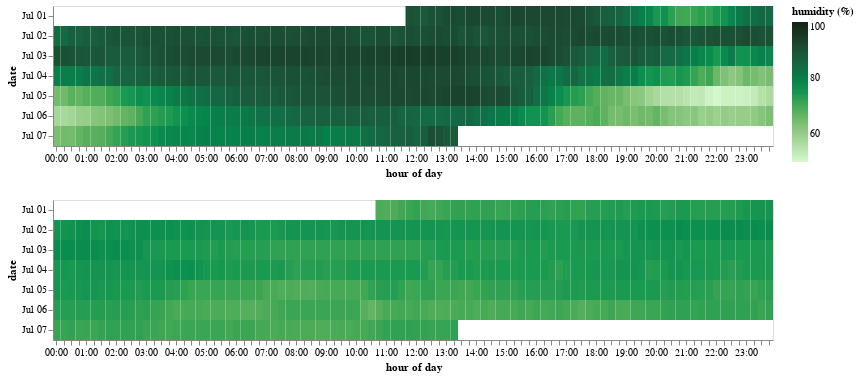

Write notebook code for a chart like this one.
### Code cell
f3 = alt.Chart(dfsub.reset_index()).mark_rect().encode(
    alt.X('hoursminutes(created_at):O', title='hour of day'),
    alt.Y('monthdate(created_at):O', title='date'),
    alt.Color('DuckBarnHumidity_External:Q', title='humidity (%)', scale=alt.Scale(domain=(50,100),range=palettable.cmocean.sequential.Algae_20.hex_colors)),
    tooltip=['hoursminutes(crated_at):O','monthdate(created_at):O','DuckBarnHumidity_External:Q']
).properties(
    width=720
)

f4 = f3.encode(
    alt.Color('CellarHumidity:Q', title='humidity (%)', scale=alt.Scale(domain=(50,100),range=palettable.cmocean.sequential.Algae_20.hex_colors)),
    tooltip=['hoursminutes(crated_at):O','monthdate(created_at):O','CellarHumidity:Q']
)
f3 & f4

### Figure 1 — Vega-Lite specification as saved in the notebook (floating-point values rounded to 4 significant figures; data arrays with more than 128 entries replaced by an {"elided": "..."} marker saying what was removed)
{"config": {"view": {"continuousWidth": 400, "continuousHeight": 300}}, "vconcat": [{"mark": "rect", "encoding": {"color": {"type": "quantitative", "field": "DuckBarnHumidity_External", "scale": {"domain": [50, 100], "range": ["#D7F9D0", "#C7EDBD", "#B5E1A9", "#A4D698", "#92CB86", "#80C176", "#6BB767", "#54AE5B", "#39A553", "#1C9A51", "#0B8F4F", "#07824C", "#0D7648", "#136A43", "#185E3D", "#1A5336", "#1A472E", "#183B26", "#162F1D", "#122414"]}, "title": "humidity (%)"}, "tooltip": [{"type": "ordinal", "field": "crated_at", "timeUnit": "hoursminutes"}, {"type": "ordinal", "field": "created_at", "timeUnit": "monthdate"}, {"type": "quantitative", "field": "DuckBarnHumidity_External"}], "x": {"type": "ordinal", "field": "created_at", "timeUnit": "hoursminutes", "title": "hour of day"}, "y": {"type": "ordinal", "field": "created_at", "timeUnit": "monthdate", "title": "date"}}, "width": 720}, {"mark": "rect", "encoding": {"color": {"type": "quantitative", "field": "CellarHumidity", "scale": {"domain": [50, 100], "range": ["#D7F9D0", "#C7EDBD", "#B5E1A9", "#A4D698", "#92CB86", "#80C176", "#6BB767", "#54AE5B", "#39A553", "#1C9A51", "#0B8F4F", "#07824C", "#0D7648", "#136A43", "#185E3D", "#1A5336", "#1A472E", "#183B26", "#162F1D", "#122414"]}, "title": "humidity (%)"}, "tooltip": [{"type": "ordinal", "field": "crated_at", "timeUnit": "hoursminutes"}, {"type": "ordinal", "field": "created_at", "timeUnit": "monthdate"}, {"type": "quantitative", "field": "CellarHumidity"}], "x": {"type": "ordinal", "field": "created_at", "timeUnit": "hoursminutes", "title": "hour of day"}, "y": {"type": "ordinal", "field": "created_at", "timeUnit": "monthdate", "title": "date"}}, "width": 720}], "data": {"name": "data-d7c9737ca5c301f9a97d74beca053073"}, "$schema": "https://vega.github.io/schema/vega-lite/v4.8.1.json", "datasets": {"data-d7c9737ca5c301f9a97d74beca053073": {"elided": "587 records"}}}
